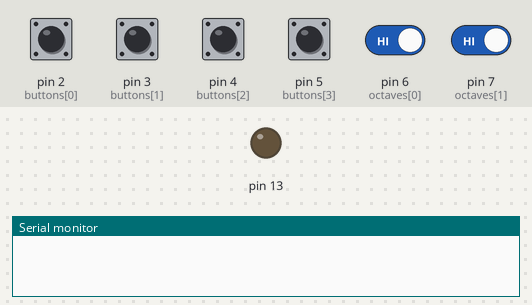
Simulated run of this sketch. Board: Arduino Uno, built with avr-gcc and run on an emulated ATmega328P. On the bench: output pins drawn as LEDs (lit = HIGH), the last lines printed to the serial monitor. Inputs (shaded band) come from the test bench; at power-on: pin 2 (buttons[0]), pin 3 (buttons[1]), pin 4 (buttons[2]), pin 5 (buttons[3]), pin 6 (octaves[0]), pin 7 (octaves[1]) HIGH.

Above: at 1.2 s.
1.3 s: pin 2 (buttons[0]) pulled LOW for 0.15 s
At 1.37 s:
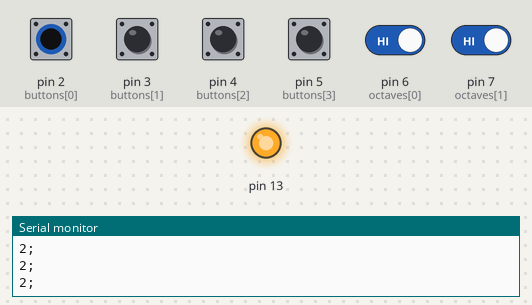
2.9 s: pin 2 (buttons[0]) driven LOW and pin 6 (octaves[0]) driven LOW
At 3.4 s:
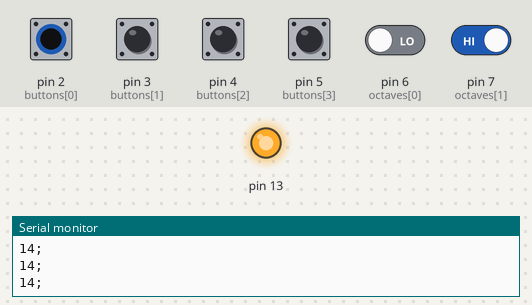
5.9 s: pin 2 (buttons[0]) driven HIGH
At 6.9 s:
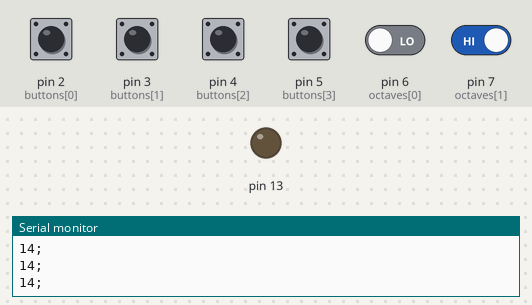
7.4 s: pin 2 (buttons[0]) driven LOW
At 8.0 s:
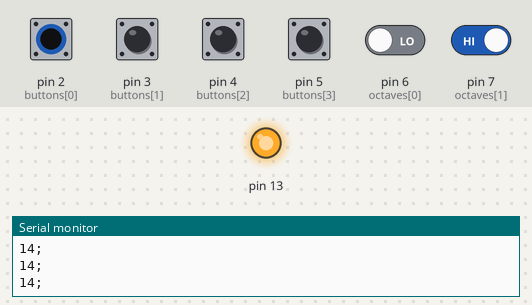
10.4 s: pin 7 (octaves[1]) driven LOW
At 11.6 s:
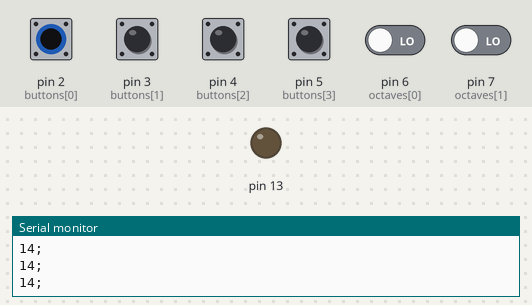
11.9 s: pin 7 (octaves[1]) driven HIGH
At 12.6 s:
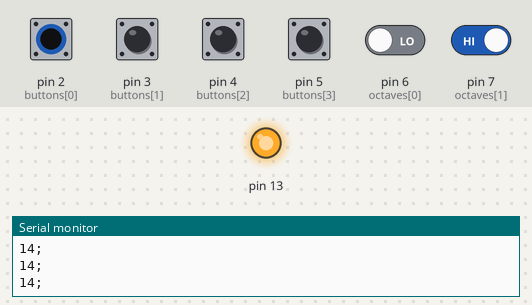
Timing chart, 0 to 14.9 s (numbered marks = the images above; inputs shaded):
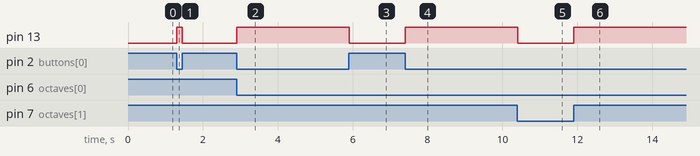

The sketch:

arduino_guitar.ino
```cpp
const int buttons[4] = {2,3,4,5};
const int octaves[2] = {6,7};

void setup() {
  // initialize the digital pin as an output.
  // Pin 13 has an LED connected on most Arduino boards:

  pinMode(13,OUTPUT);

 for(int i =0;i<sizeof(buttons)/sizeof(int);i++){
   pinMode(buttons[i],INPUT );
 }

 for(int i =0;i<sizeof(octaves)/sizeof(int);i++){
   pinMode(octaves[i],INPUT );
 }

  Serial.begin(9600);
}


void loop() {
  delay(1);              // wait
  int output = -1;

 // Serial.print(digitalRead(buttons[0]));

 for(int i =0;i<sizeof(buttons)/sizeof(int);i++){
   if(digitalRead(buttons[i])==LOW
   ){
     if(output<=0){
       output=1;
     }
     output+=i+1;
   }
 }

 for(int i =0;i<sizeof(octaves)/sizeof(int);i++){
    if(output<=0){
       break;
     }
   if(digitalRead(octaves[i])==LOW
   ){
     output*=7*(i==1 ? -1 : 1);
   }
 }
  if(output>=0){
  Serial.print(output);
  Serial.println(";");
  digitalWrite(13,HIGH);
  }else{
  digitalWrite(13,LOW);
  }

}
```

Measured:
- after the input at 1.3 s, pin 13: LOW → HIGH at once, → LOW 0.15 s later
- after the input at 2.9 s, pin 13: LOW → HIGH at once
- after the input at 5.9 s, pin 13: HIGH → LOW at once
- after the input at 7.4 s, pin 13: LOW → HIGH at once
- after the input at 10.4 s, pin 13: HIGH → LOW at once
- after the input at 11.9 s, pin 13: LOW → HIGH at once
